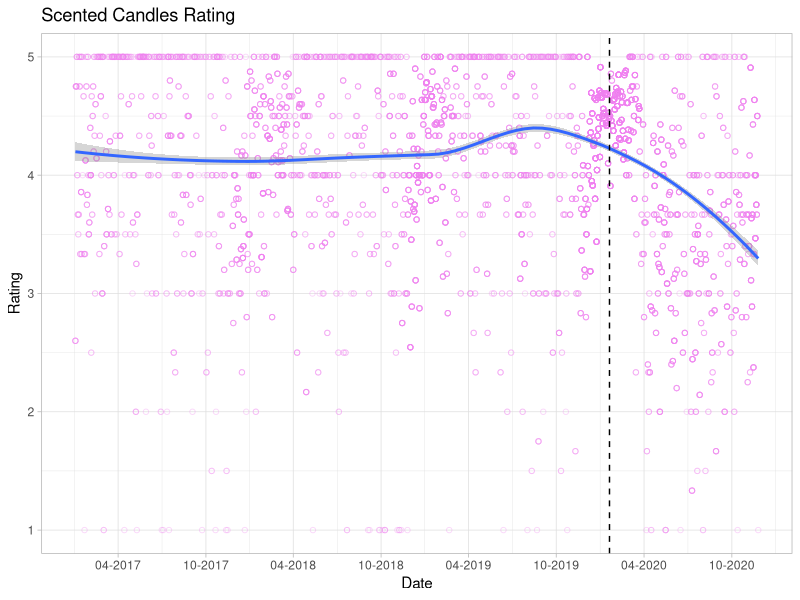
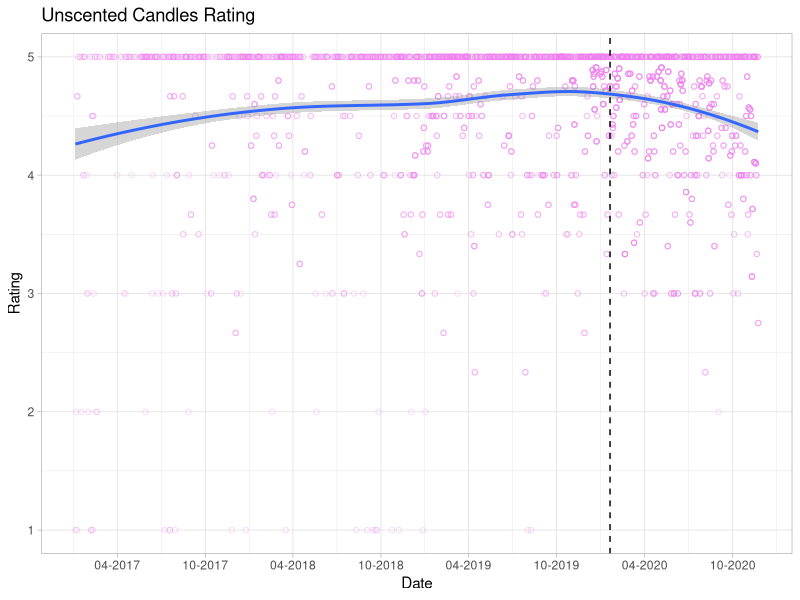
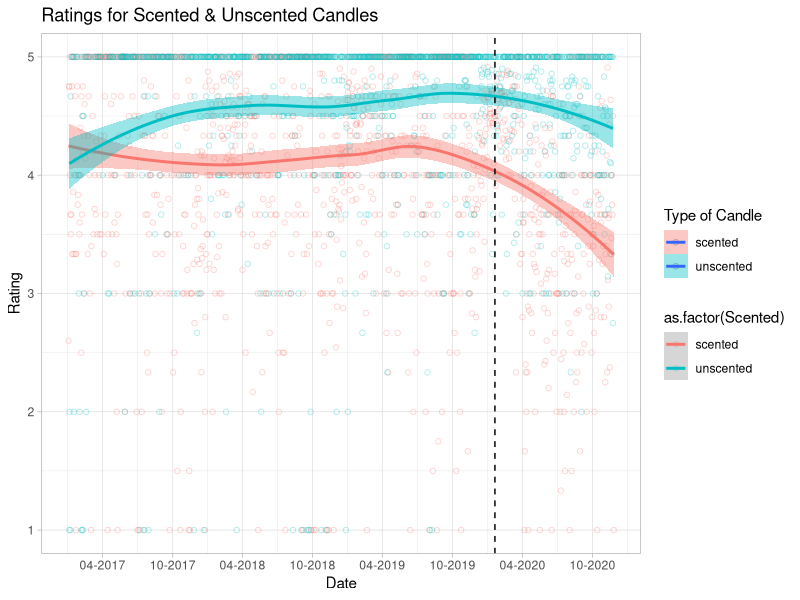

Generate these figures, in order, with R: (Note: this script raises an error after producing the figures.)
## ---- chunk 1

library(dplyr)
library(tidyverse)
library(readxl)
library(gridExtra)


scented_all <- read_excel(here::here("HW_5/Scented_all.xlsx"))
unscented_all <- read_excel(here::here("HW_5/Unscented_all.xlsx"))
## ---- chunk 2

scented_plot <-
scented_all %>%
  filter(Date > "2017-01-01") %>% 
  group_by(Date) %>%
  mutate(
    avg_rating = mean(Rating)
  ) %>%
  ggplot() +
    aes(x = as.Date(Date),
        y = avg_rating
       ) +
    geom_point(alpha = .3, 
               shape = 1,
               color = "violet") +
    geom_smooth(method = "loess") +
    scale_x_date(name = "Date", 
                 date_breaks = "6 months", 
                 date_labels = "%m-%Y") +
    geom_vline(xintercept = as.numeric(as.Date("2020-01-20")), linetype = "dashed") +
    scale_y_continuous(name = "Rating")+
    ggtitle("Scented Candles Rating") +
    theme_light()

scented_plot

unscented_plot <-
  unscented_all %>%
  filter(Date > "2017-01-01") %>% 
  group_by(Date) %>%
  mutate(
    avg_rating = mean(Rating)
  ) %>%
  ggplot() +
    aes(x = as.Date(Date),
        y = avg_rating
       ) +
    geom_point(alpha = .3, 
               shape = 1,
               color = "violet") +
    geom_smooth(method = "loess") +
    scale_x_date(name = "Date", 
                 date_breaks = "6 months", 
                 date_labels = "%m-%Y") +
    geom_vline(xintercept = as.numeric(as.Date("2020-01-20")), linetype = "dashed") +
    scale_y_continuous(name = "Rating") +
    ggtitle("Unscented Candles Rating") +
    theme_light()

unscented_plot

## ---- chunk 3
candles_full <- bind_rows(
	scented = scented_all, 
	unscented = unscented_all, 
	.id = "Scented"
)
## ---- chunk 4

all_candles <-
candles_full %>%
  filter(Date > "2017-01-01") %>% 
  group_by(Scented, Date) %>%
  summarise(mu = mean(Rating)) %>%
  ggplot()+
    aes(x= as.Date(Date), 
        y= mu, 
        shape=as.factor(Scented),
        color=as.factor(Scented),
        fill= as.factor(Scented)) + 
    geom_point(alpha=.3, shape=1) +
    geom_smooth(method = "loess") +
    scale_x_date(name = "Date", 
                 date_breaks = "6 months", 
                 date_labels = "%m-%Y") +
    geom_vline(xintercept = as.numeric(as.Date("2020-01-20")), linetype = "dashed") +
    scale_y_continuous(name = "Rating") +
    scale_fill_discrete(name = "Type of Candle") +
    ggtitle("Ratings for Scented & Unscented Candles") +
    theme_light() 
  
all_candles

## ---- chunk 5
str_no_scent <- function(x){
  as.numeric(
  	case_when(
  		str_detect(x, "[Nn]o scent") ~ "1", 
  		str_detect(x, "[Nn]o smell") ~ "1",
  		str_detect(x, "[Dd]oes not smell like") ~ "1",
  		str_detect(x, "[Dd]oesn't smell like") ~ "1",
  		str_detect(x, "[Cc]an't smell") ~ "1",
  		str_detect(x, "[Cc]annot smell") ~ "1",
  		str_detect(x, "[Ff]aint smell") ~ "1",
  		str_detect(x, "[Ff]aint scent") ~ "1",
  		str_detect(x, "[Dd]on't smell") ~ "1",
  		str_detect(x, "[Ll]ike nothing") ~ "1",
  		TRUE ~ "0"
  	)
  )
}

scented_all$review <- str_no_scent(scented_all$Review)
scented_all$review_2 <- factor(scented_all$CodeReview , labels = c("scent", "noscent"))

print(scented_all)

## ---- chunk 6

new_scented <- 
  scented_all %>%
  filter(Date > "2019-01-01") %>%
  mutate(month = lubridate:: floor_date(Date, "month")) %>%
  mutate(review = str_no_scent(Review)) %>%
  group_by(Review, month) %>%
  ggplot() +
    aes(x = month ,
        y = (..count..)/sum(..count..), 
        fill = Review , 
        color = month
        ) +
    geom_bar(alpha = .5) +
  stat_summary(
    aes(y = Review), 
        fun.data = mean_cl_normal) +
  scale_x_date(name = "Month and Year", date_labels = "%m-%Y", date_breaks = "month", expand = c(0,0)) +
    scale_y_continuous(name = "Percentage of Reviews mentioning 'No Scent'") +
      ggtitle("'No scent' Reviews Change Over Time") +
      theme_light() 
  
new_scented
  
  
  
